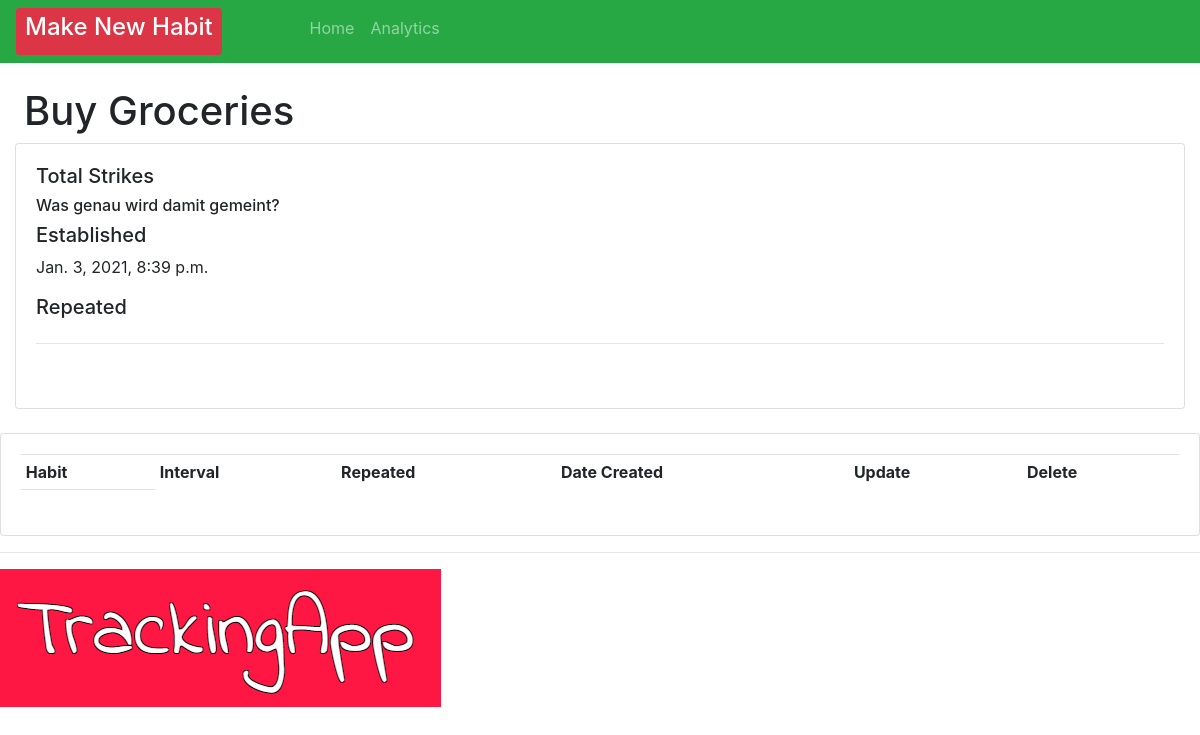
The page /habit/1 on the database as committed earlier.
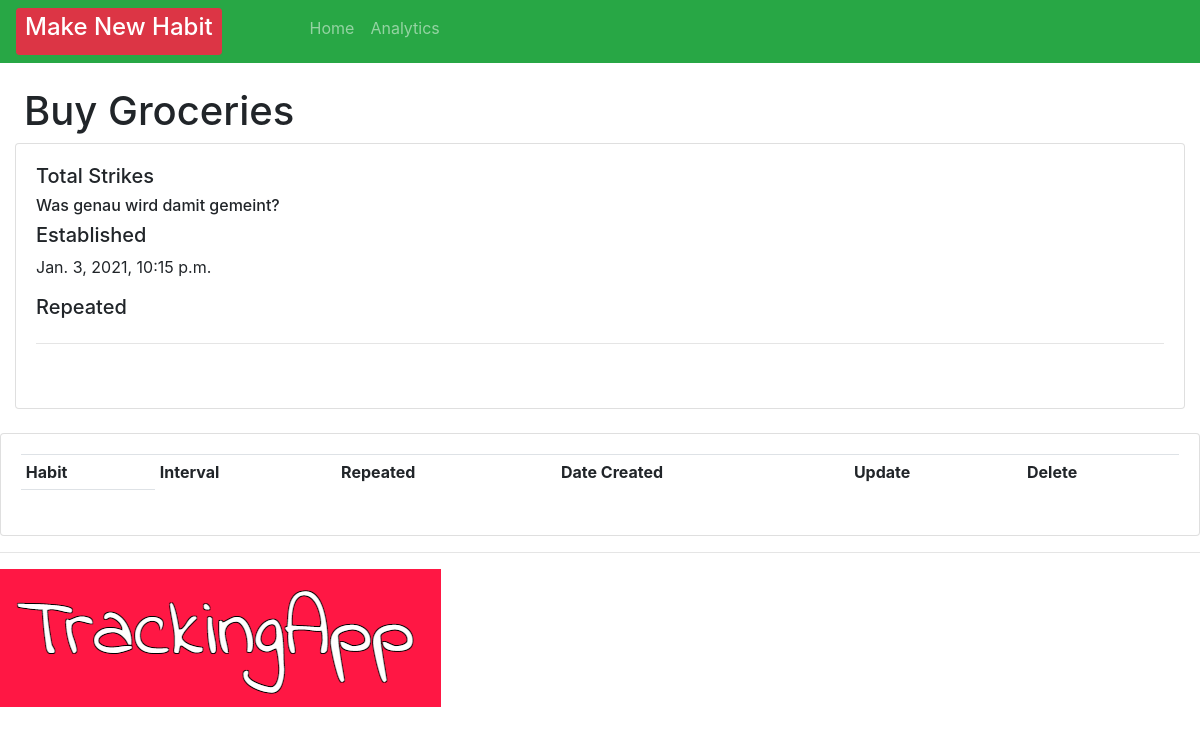
The same page on the database as committed later.
### crm/models.py (models this page shows)
class Order(models.Model):
    INTERVAL = (
            ('Daily', 'Daily'),
            ('Weekly', 'Weekly' ),
            ('Biweekly', 'Biweekly'),
            ('Monthly', 'Monthly'),
            )
    HABIT = (
        ('Call Mum', 'Call Mum'),
        ('Workout', 'Workout'),
        ('Buy Groceries', 'Buy Groceries'),
        ('Study Maths', 'Study Maths'),
        ('Meditate', 'Meditate'),
    )
    habit = models.CharField(max_length=200, null=True, blank=True)
    predefinedHabit = models.CharField(max_length=200, null=True, choices=HABIT, blank=True)
    interval = models.CharField(max_length=400, null=True, choices=INTERVAL)
    checked = models.IntegerField(blank=True, default=0, null=True)
    strike = models.IntegerField(blank=True, default=0, null=True)
    created = models.DateTimeField(auto_now=True, auto_now_add=False, editable=False, null=True, blank=True)
    strikeList = models.ManyToManyField(Count)
    checkedList = models.ManyToManyField(Repeats)
    timeStamp = models.DateField(auto_now_add=True,  auto_now=False, blank=True)
    date_created = models.DateTimeField(auto_now=True, null=True, editable=False, blank=True)

### crm/views.py (the view)
# urls.py: path('habit/<str:pk>', views.habit, name="habit"),
def habit(request, pk):
    repeats = Repeats.objects.filter()
    orders = Order.objects.all()
    order = Order.objects.get(id=pk)
    repeat = order.checkedList.filter()
    try:
        strikes = Count.objects.get(id=pk)
    except Count.DoesNotExist:
     strikes = None
    context = { "order":order, "strikes":strikes, "repeats": repeats, "repeat": repeat}
    return render(request, 'habit/habit.html', context)

### crm/templates/habit/habit.html (shortened to what this page needs)
{% extends 'habit/main.html' %}
{% block content %}
<br>
    <h1 style="margin-left: 2%;">
        {% if order.predefinedHabit != null and order.habit == null%} <td>
            {{ order.predefinedHabit }}
        </td> {% endif %}
    </h1>
    <div class="col-md">
        <div class="card card-body">
            <h5>Total Strikes</h5>
            <h6>Was genau wird damit gemeint?</h6>
            <h5>Established</h5>
            <p>
            {{order.date_created}}
        </p>
        <h5>Repeated</h5>
            <hr>
            <h1 style="text-align: center; padding: 10px;"></h1>
        </div>
    </div>
<br>
<div class="row">
    <div class="col-md">
        <div class="card card-body">
            <table class="table table-sm">
                <tr>
                    <th>Habit</th>
                    <th>Interval</th>
                    <th>Repeated</th>
                    <th>Date Created</th>
                    <th>Update</th>
                    <th>Delete</th>
                </tr>
                <tr>
                    <td> {{checked.date_created}}</td>
                </tr>
            </table>
        </div>
    </div>
</div>
{% endblock %}

Rows that differ between the two databases and show on the page:
changed Order "Buy Groceries": date_created "Jan. 3, 2021, 8:39 p.m." → "Jan. 3, 2021, 10:15 p.m."
